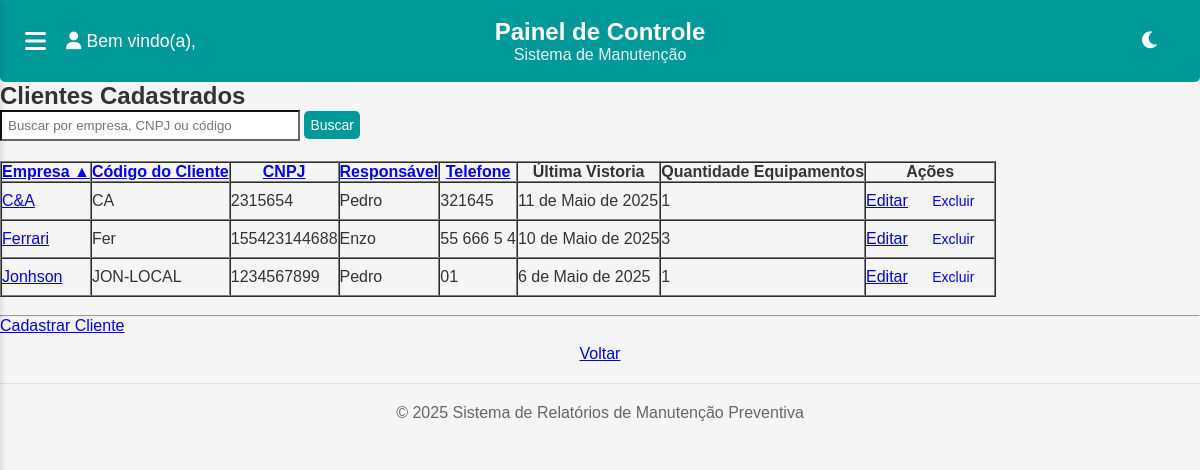
Page /clientes/ on the earlier database version.
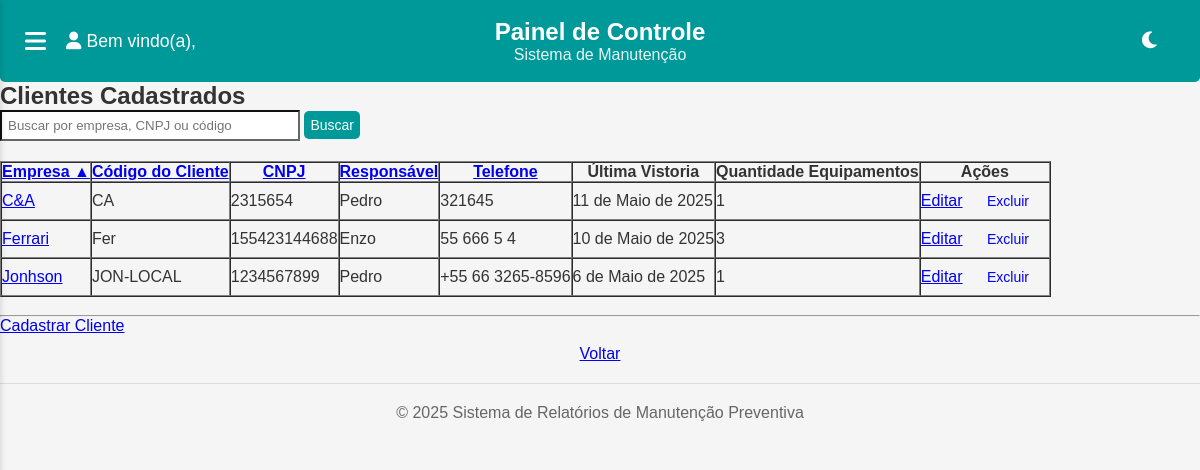
Same page on the later database version.
### clientes/models.py (models this page shows, shortened)
class Cliente(models.Model):
    nome_fantasia = models.CharField(max_length=255)
    razao_social = models.CharField(max_length=255, blank=True)
    cnpj = models.CharField(max_length=18, unique=True)
    email = models.EmailField(blank=True)
    endereco = models.CharField(max_length=255)
    sigla = models.CharField(max_length=50, blank=True, verbose_name='Sigla do Cliente')
    unidade = models.CharField(max_length=100, blank=True)
    sub_local = models.CharField(max_length=100, blank=True, verbose_name='Sub-local')
    responsavel = models.CharField(max_length=255, blank=True)
    logo = models.ImageField(upload_to='clientes/logos/', null=True, blank=True)
    numero_contrato = models.CharField(max_length=100, blank=True)
    data_inicio_contrato = models.DateField(null=True, blank=True)
    data_vencimento_contrato = models.DateField(null=True, blank=True)
    data_cadastro = models.DateTimeField(default=timezone.now, editable=False)

### clientes/views.py (the view, shortened to what this page needs)
# urls.py: path('', views.listar_clientes, name='listar_clientes'),
def listar_clientes(request):
    query = request.GET.get('q', '')
    sort = request.GET.get('sort', 'nome_fantasia')
    direction = request.GET.get('direction', 'asc')
    order_field = f"-{sort}" if direction == 'desc' else sort
    clientes = Cliente.objects.all()
    clientes = clientes.order_by(order_field)
    for cliente in clientes:
        ultima_vistoria = Vistoria.objects.filter(cliente=cliente).order_by('-data').first()
        cliente.ultima_vistoria_data = ultima_vistoria.data if ultima_vistoria else '—'
        cliente.total_equipamentos = Equipamento.objects.filter(cliente=cliente).count()
    colunas = [
        ('nome_fantasia', 'Empresa'),
        ('sigla', 'Código do Cliente'),
        ('cnpj', 'CNPJ'),
        ('responsavel', 'Responsável'),
        ('numero_contrato', 'Telefone'),
    ]
    context = {
        'clientes': clientes,
        'query': query,
        'sort': sort,
        'direction': direction,
        'colunas': colunas,
    }
    return render(request, 'clientes/listar_clientes.html', context)

### clientes/templates/clientes/listar_clientes.html (shortened to what this page needs)
{% extends 'base.html' %}
{% block content %}
<h2>Clientes Cadastrados</h2>
<form method="get" action="{% url 'clientes:listar_clientes' %}" style="margin-bottom: 20px;">
    <input type="text" name="q" placeholder="Buscar por empresa, CNPJ ou código"
           value="{{ query }}" style="padding: 6px; width: 300px;">
    <button type="submit" style="padding: 6px;">Buscar</button>
</form>
<table border="1" cellspacing="0" cellpadding="8">
    <thead>
        {% for col, label in colunas %}
            <th>
                <a href="?{% if query %}q={{ query }}&{% endif %}sort={{ col }}&direction={% if sort == col and direction == 'asc' %}desc{% else %}asc{% endif %}">
                    {{ label }}
                    {% if sort == col %}
                        {% if direction == 'asc' %}▲{% else %}▼{% endif %}
                    {% endif %}
                </a>
            </th>
        {% endfor %}
            <th>Última Vistoria</th>
            <th>Quantidade Equipamentos</th>
            <th>Ações</th>
    </thead>
    <tbody>
        {% for cliente in clientes %}
        <tr>
            <td><a href="{% url 'clientes:detalhes_cliente' cliente.id %}">{{ cliente.nome_fantasia }}</a></td>
            <td>{{ cliente.sigla }}</td>
            <td>{{ cliente.cnpj }}</td>
            <td>{{ cliente.responsavel }}</td>
            <td>{{ cliente.numero_contrato }}</td>
            <td>{{ cliente.ultima_vistoria_data }}</td>
            <td>{{ cliente.total_equipamentos }}</td>
            <td>
                <a href="{% url 'clientes:editar_cliente' cliente.id %}">Editar</a>
                <form method="POST" action="{% url 'clientes:excluir_cliente' cliente.id %}" style="display:inline;" onsubmit="return confirm('Tem certeza que deseja excluir este cliente?');">
                    <button type="submit" style="background:none;border:none;color:blue;cursor:pointer;">Excluir</button>
                </form>
            </td>
        </tr>
        {% empty %}
        <tr>
            <td colspan="5">Nenhum cliente cadastrado.</td>
        </tr>
        {% endfor %}
    </tbody>
</table>
<br><hr>
<div>
    <a href="{% url 'clientes:cadastrar_cliente' %}" class="btn btn-primary mb-3">Cadastrar Cliente</a>
    <a href="{% url 'core:dashboard' %}" style="display:block; text-align:center; margin-top:10px;">Voltar</a>
</div>
{% endblock %}

Differences in the rows shown:
changed Cliente "Jonhson": numero_contrato "01" → "+55 66 3265-8596"
